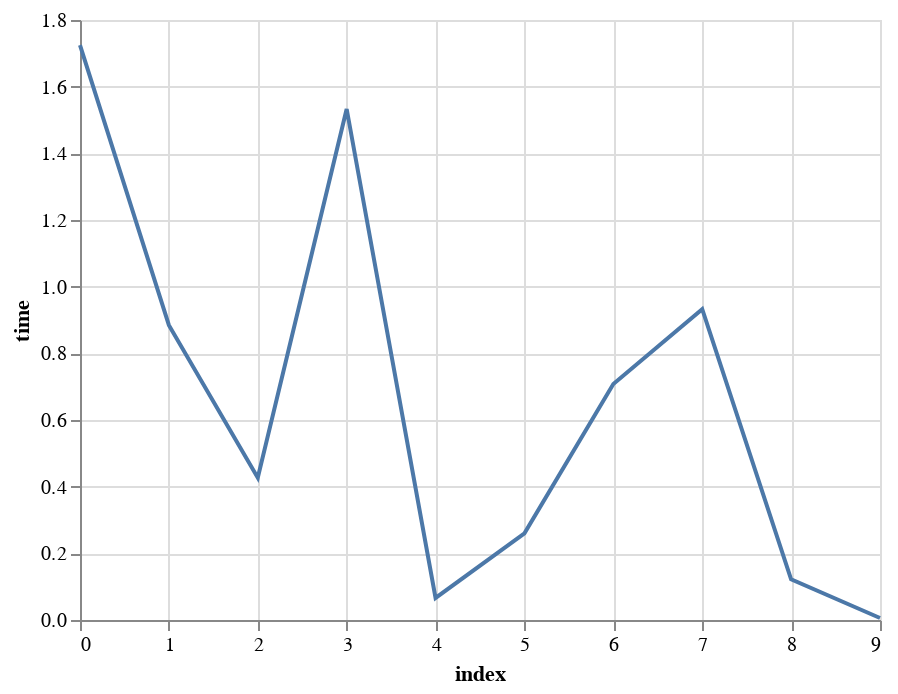

This figure's notebook cell:
### Code cell
alt.Chart(df).mark_line().encode(
    x = alt.X('index'),
    y = alt.Y('time')
    ## Add a line for the mean
    ## Add a label for the worker and/or the task
)

### Figure 1 — Vega-Lite specification as saved in the notebook (floating-point values rounded to 4 significant figures)
{"config": {"view": {"continuousWidth": 400, "continuousHeight": 300}}, "data": {"name": "data-5926a4568a6a69c50c33dd56849381aa"}, "mark": "line", "encoding": {"x": {"type": "quantitative", "field": "index"}, "y": {"type": "quantitative", "field": "time"}}, "$schema": "https://vega.github.io/schema/vega-lite/v4.8.1.json", "datasets": {"data-5926a4568a6a69c50c33dd56849381aa": [{"index": 0, "time": 1.724, "name": "Steve", "task": "Step1", "mean": 0.6664}, {"index": 1, "time": 0.8845, "name": "Steve", "task": "Step1", "mean": 0.6664}, {"index": 2, "time": 0.427, "name": "Steve", "task": "Step1", "mean": 0.6664}, {"index": 3, "time": 1.533, "name": "Steve", "task": "Step1", "mean": 0.6664}, {"index": 4, "time": 0.06634, "name": "Steve", "task": "Step1", "mean": 0.6664}, {"index": 5, "time": 0.2602, "name": "Steve", "task": "Step1", "mean": 0.6664}, {"index": 6, "time": 0.7078, "name": "Steve", "task": "Step1", "mean": 0.6664}, {"index": 7, "time": 0.9325, "name": "Steve", "task": "Step1", "mean": 0.6664}, {"index": 8, "time": 0.1219, "name": "Steve", "task": "Step1", "mean": 0.6664}, {"index": 9, "time": 0.006002, "name": "Steve", "task": "Step1", "mean": 0.6664}]}}
